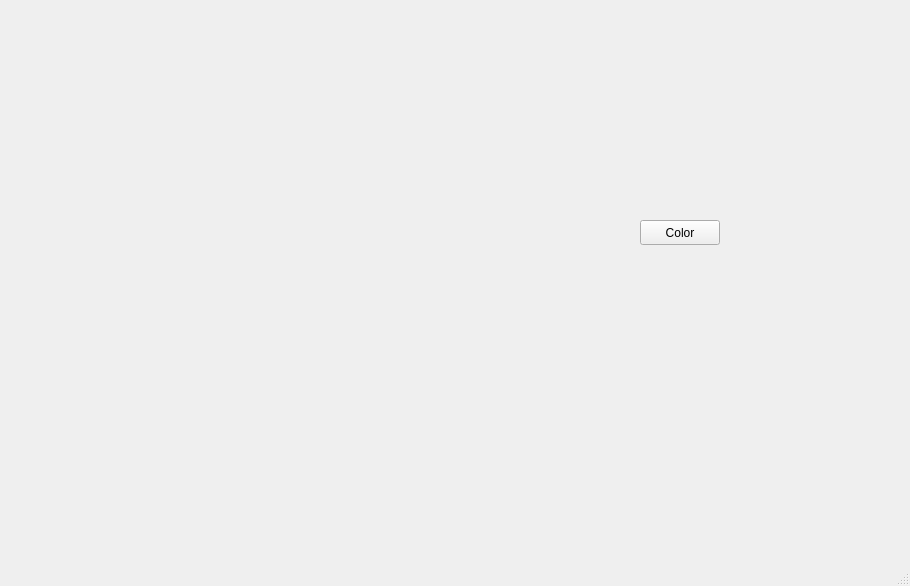
<?xml version="1.0" encoding="UTF-8"?>
<ui version="4.0">
 <class>MainWindow</class>
 <widget class="QMainWindow" name="MainWindow">
  <property name="geometry">
   <rect>
    <x>0</x>
    <y>0</y>
    <width>910</width>
    <height>586</height>
   </rect>
  </property>
  <property name="windowTitle">
   <string>MainWindow</string>
  </property>
  <widget class="QWidget" name="centralwidget">
   <widget class="QLabel" name="label">
    <property name="geometry">
     <rect>
      <x>-210</x>
      <y>10</y>
      <width>500</width>
      <height>500</height>
     </rect>
    </property>
    <property name="text">
     <string/>
    </property>
   </widget>
   <widget class="QPushButton" name="pushButton">
    <property name="geometry">
     <rect>
      <x>640</x>
      <y>220</y>
      <width>80</width>
      <height>25</height>
     </rect>
    </property>
    <property name="text">
     <string>Color</string>
    </property>
   </widget>
  </widget>
  <widget class="QMenuBar" name="menubar">
   <property name="geometry">
    <rect>
     <x>0</x>
     <y>0</y>
     <width>910</width>
     <height>21</height>
    </rect>
   </property>
  </widget>
  <widget class="QStatusBar" name="statusbar"/>
 </widget>
 <resources/>
 <connections/>
</ui>
